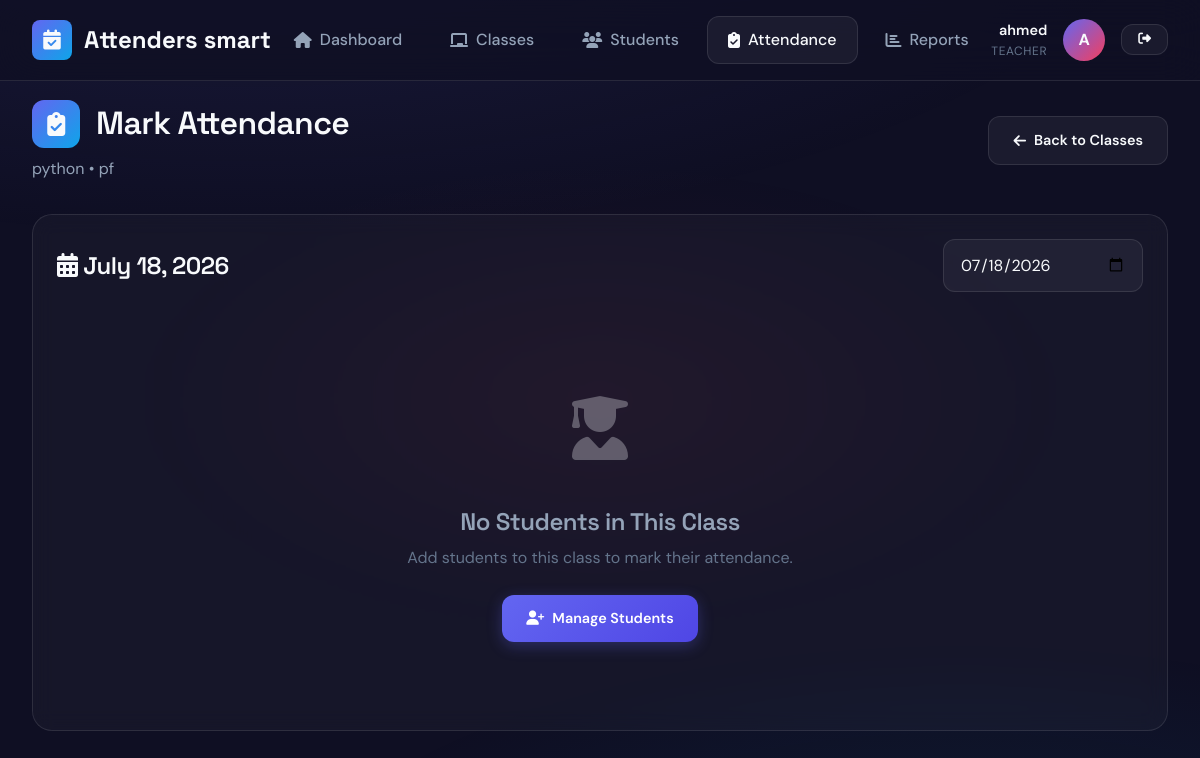
/teacher/attendance/mark/1 (signed in), run on the app's committed database.
### app.py (models this page shows)
class Class(db.Model):
    id = db.Column(db.Integer, primary_key=True)
    name = db.Column(db.String(100), nullable=False)
    subject = db.Column(db.String(100), nullable=False)
    description = db.Column(db.Text)
    teacher_id = db.Column(db.Integer, db.ForeignKey('teacher.id'), nullable=False)
    created_at = db.Column(db.DateTime, default=datetime.utcnow)
    students = db.relationship('Student', secondary=student_class, lazy='subquery',
                              backref=db.backref('classes', lazy=True))
    attendance_records = db.relationship('Attendance', backref='class_obj', lazy=True)

### app.py (the view, shortened to what this page needs)
@app.route('/teacher/attendance/mark/<int:class_id>', methods=['GET', 'POST'])
@teacher_required
def mark_attendance(class_id):
    class_obj = Class.query.get_or_404(class_id)
    if class_obj.teacher_id != session['user_id']:
        flash('Access denied.', 'error')
        return redirect(url_for('teacher_attendance'))
    attendance_date = request.args.get('date', date.today().isoformat())
    attendance_date = datetime.strptime(attendance_date, '%Y-%m-%d').date()
    existing_attendance = {}
    for record in Attendance.query.filter_by(class_id=class_id, date=attendance_date).all():
        existing_attendance[record.student_id] = record.status
    return render_template('teacher/mark_attendance.html',
                          class_obj=class_obj,
                          attendance_date=attendance_date,
                          existing_attendance=existing_attendance)

### app.py (called while the page is built)
def teacher_required(f):
    @wraps(f)
    def decorated_function(*args, **kwargs):
        if 'user_id' not in session or session.get('user_type') != 'teacher':
            flash('Please login as a teacher to access this page.', 'error')
            return redirect(url_for('login'))
        return f(*args, **kwargs)
    return decorated_function

### templates/teacher/mark_attendance.html (shortened to what this page needs)
{% extends "base.html" %}
{% block content %}
<div class="page-header">
    <div class="flex justify-between items-center">
        <div>
            <h1 class="page-title">
                <div class="icon">
                    <i class="fas fa-clipboard-check"></i>
                </div>
                Mark Attendance
            </h1>
            <p class="page-subtitle">{{ class_obj.name }} • {{ class_obj.subject }}</p>
        </div>
        <a href="{{ url_for('teacher_attendance') }}" class="btn btn-secondary">
            <i class="fas fa-arrow-left"></i>
            Back to Classes
        </a>
    </div>
</div>
<div class="card">
    <div class="calendar-nav mb-3">
        <h3>
            <i class="fas fa-calendar-alt"></i>
            {{ attendance_date.strftime('%B %d, %Y') }}
        </h3>
        <input type="date" class="form-control" id="attendance-date"
               value="{{ attendance_date.isoformat() }}"
               style="max-width: 200px;">
    </div>
    {% if class_obj.students %}
    <form method="POST" action="{{ url_for('mark_attendance', class_id=class_obj.id) }}">
        <input type="hidden" name="attendance_date" value="{{ attendance_date.isoformat() }}">
        <div class="flex gap-1 mb-3">
            <button type="button" class="btn btn-success btn-sm" onclick="selectAllAttendance('present')">
                <i class="fas fa-check-double"></i>
                Mark All Present
            </button>
            <button type="button" class="btn btn-danger btn-sm" onclick="selectAllAttendance('absent')">
                <i class="fas fa-times"></i>
                Mark All Absent
            </button>
        </div>
        <div class="table-wrapper">
            <table class="table">
                <thead>
                    <tr>
                        <th style="width: 50px;">#</th>
                        <th>Student</th>
                        <th>Roll Number</th>
                        <th style="width: 300px;">Status</th>
                    </tr>
                </thead>
                <tbody>
                    {% for student in class_obj.students %}
                    <tr>
                        <td>{{ loop.index }}</td>
                        <td>
                            <div class="flex items-center gap-2">
                                <div class="student-avatar" style="width: 36px; height: 36px; font-size: 0.9rem;">
                                    {{ student.name[0] | upper }}
                                </div>
                                <div>
                                    <div class="student-name">{{ student.name }}</div>
                                    <div class="student-details">{{ student.email }}</div>
                                </div>
                            </div>
                        </td>
                        <td><span class="badge badge-info">{{ student.roll_number }}</span></td>
                        <td>
                            <div class="attendance-options">
                                <div class="attendance-option">
                                    <input type="radio" id="present_{{ student.id }}"
                                           name="status_{{ student.id }}" value="present"
                                           {% if existing_attendance.get(student.id) == 'present' %}checked{% endif %}>
                                    <label for="present_{{ student.id }}">
                                        <i class="fas fa-check"></i> Present
                                    </label>
                                </div>
                                <div class="attendance-option">
                                    <input type="radio" id="absent_{{ student.id }}"
                                           name="status_{{ student.id }}" value="absent"
                                           {% if existing_attendance.get(student.id) == 'absent' %}checked{% endif %}>
                                    <label for="absent_{{ student.id }}">
                                        <i class="fas fa-times"></i> Absent
                                    </label>
                                </div>
                                <div class="attendance-option">
                                    <input type="radio" id="late_{{ student.id }}"
                                           name="status_{{ student.id }}" value="late"
                                           {% if existing_attendance.get(student.id) == 'late' %}checked{% endif %}>
                                    <label for="late_{{ student.id }}">
                                        <i class="fas fa-clock"></i> Late
                                    </label>
                                </div>
                            </div>
                        </td>
                    </tr>
                    {% endfor %}
                </tbody>
            </table>
        </div>
        <div class="mt-3">
            <button type="submit" class="btn btn-primary btn-lg">
                <i class="fas fa-save"></i>
                Save Attendance
            </button>
        </div>
    </form>
    {% else %}
    <div class="empty-state">
        <div class="icon">
            <i class="fas fa-user-graduate"></i>
        </div>
        <h3>No Students in This Class</h3>
        <p>Add students to this class to mark their attendance.</p>
        <a href="{{ url_for('view_class', class_id=class_obj.id) }}" class="btn btn-primary">
            <i class="fas fa-user-plus"></i>
            Manage Students
        </a>
    </div>
    {% endif %}
</div>
{% endblock %}

### static/css/style.css (style rules this page uses)
:root { --primary: #6366f1; --primary-dark: #4f46e5; --primary-light: #818cf8; --secondary: #0ea5e9; --accent: #f43f5e; --success: #10b981; --warning: #f59e0b; --danger: #ef4444; --bg-dark: #0f0f23; --bg-card: rgba(255, 255, 255, 0.03); --bg-card-hover: rgba(255, 255, 255, 0.06); --bg-glass: rgba(255, 255, 255, 0.05); --text-primary: #f8fafc; --text-secondary: #94a3b8; --text-muted: #64748b; --border-color: rgba(255, 255, 255, 0.1); --border-glow: rgba(99, 102, 241, 0.5); --shadow-sm: 0 2px 8px rgba(0, 0, 0, 0.3); --shadow-md: 0 8px 32px rgba(0, 0, 0, 0.4); --shadow-lg: 0 16px 64px rgba(0, 0, 0, 0.5); --shadow-glow: 0 0 40px rgba(99, 102, 241, 0.3); --radius-sm: 8px; --radius-md: 12px; --radius-lg: 20px; --radius-xl: 28px; }
* { margin: 0; padding: 0; box-sizing: border-box; }
html { scroll-behavior: smooth; }
body { font-family: 'DM Sans', sans-serif; background: var(--bg-dark); color: var(--text-primary); min-height: 100vh; line-height: 1.6; overflow-x: hidden; }
body::before { content: ''; position: fixed; top: 0; left: 0; width: 100%; height: 100%; background: radial-gradient(ellipse 80% 50% at 20% -20%, rgba(99, 102, 241, 0.15), transparent), radial-gradient(ellipse 60% 40% at 80% 120%, rgba(14, 165, 233, 0.1), transparent), radial-gradient(ellipse 40% 30% at 50% 50%, rgba(244, 63, 94, 0.05), transparent); pointer-events: none; z-index: -1; }
h1, h2, h3, h4, h5, h6 { font-family: 'Space Grotesk', sans-serif; font-weight: 600; line-height: 1.3; letter-spacing: -0.02em; }
h1 { font-size: 2.5rem; }
h3 { font-size: 1.5rem; }
a { color: var(--primary-light); text-decoration: none; transition: all 0.3s ease; }
.page-header { margin-bottom: 2rem; }
.page-title { font-size: 2rem; margin-bottom: 0.5rem; display: flex; align-items: center; gap: 1rem; }
.page-title .icon { width: 48px; height: 48px; background: linear-gradient(135deg, var(--primary), var(--secondary)); border-radius: var(--radius-md); display: flex; align-items: center; justify-content: center; font-size: 1.5rem; }
.page-subtitle { color: var(--text-secondary); font-size: 1rem; }
.card { background: var(--bg-card); border: 1px solid var(--border-color); border-radius: var(--radius-lg); padding: 1.5rem; backdrop-filter: blur(10px); transition: all 0.3s ease; }
.btn { display: inline-flex; align-items: center; justify-content: center; gap: 0.5rem; padding: 0.75rem 1.5rem; font-family: 'DM Sans', sans-serif; font-size: 0.9rem; font-weight: 600; border: none; border-radius: var(--radius-md); cursor: pointer; transition: all 0.3s ease; text-decoration: none; }
.btn-primary { background: linear-gradient(135deg, var(--primary), var(--primary-dark)); color: white; box-shadow: 0 4px 15px rgba(99, 102, 241, 0.3); }
.btn-secondary { background: var(--bg-glass); color: var(--text-primary); border: 1px solid var(--border-color); }
.form-control { width: 100%; padding: 0.875rem 1rem; font-family: 'DM Sans', sans-serif; font-size: 1rem; color: var(--text-primary); background: var(--bg-glass); border: 1px solid var(--border-color); border-radius: var(--radius-md); transition: all 0.3s ease; }
.form-control::placeholder { color: var(--text-muted); }
.empty-state { text-align: center; padding: 4rem 2rem; }
.empty-state .icon { font-size: 4rem; margin-bottom: 1.5rem; opacity: 0.3; }
.empty-state h3 { color: var(--text-secondary); margin-bottom: 0.5rem; }
.empty-state p { color: var(--text-muted); margin-bottom: 1.5rem; }
.calendar-nav { display: flex; align-items: center; gap: 1rem; margin-bottom: 1.5rem; }
.calendar-nav h3 { flex: 1; }
.animate-slide-up { animation: slideUp 0.5s ease forwards; }
.mb-3 { margin-bottom: 1.5rem; }
.flex { display: flex; }
.items-center { align-items: center; }
.justify-between { justify-content: space-between; }

### data on the page
Class: name "python", subject "pf", strftime "July 18, 2026"

### other printed values
{{ session.user_name }} "ahmed"
{{ session.user_type }} "TEACHER"
{{ session.user_name[0] | upper }} "A"
